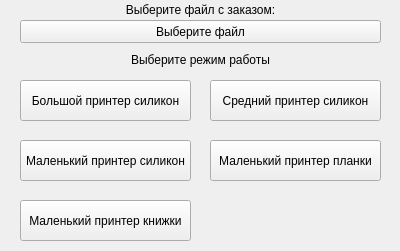
<?xml version="1.0" encoding="UTF-8"?>
<ui version="4.0">
 <class>Form</class>
 <widget class="QWidget" name="Form">
  <property name="geometry">
   <rect>
    <x>0</x>
    <y>0</y>
    <width>400</width>
    <height>251</height>
   </rect>
  </property>
  <property name="windowTitle">
   <string>Form</string>
  </property>
  <widget class="QPushButton" name="selectFileButt">
   <property name="geometry">
    <rect>
     <x>20</x>
     <y>20</y>
     <width>361</width>
     <height>23</height>
    </rect>
   </property>
   <property name="text">
    <string>Выберите файл</string>
   </property>
  </widget>
  <widget class="QLabel" name="label">
   <property name="geometry">
    <rect>
     <x>20</x>
     <y>0</y>
     <width>361</width>
     <height>20</height>
    </rect>
   </property>
   <property name="layoutDirection">
    <enum>Qt::LeftToRight</enum>
   </property>
   <property name="text">
    <string>Выберите файл с заказом:</string>
   </property>
   <property name="alignment">
    <set>Qt::AlignCenter</set>
   </property>
  </widget>
  <widget class="QLabel" name="label_2">
   <property name="geometry">
    <rect>
     <x>20</x>
     <y>50</y>
     <width>361</width>
     <height>20</height>
    </rect>
   </property>
   <property name="layoutDirection">
    <enum>Qt::LeftToRight</enum>
   </property>
   <property name="text">
    <string>Выберите режим работы</string>
   </property>
   <property name="alignment">
    <set>Qt::AlignCenter</set>
   </property>
  </widget>
  <widget class="QPushButton" name="bigButt">
   <property name="geometry">
    <rect>
     <x>20</x>
     <y>80</y>
     <width>171</width>
     <height>41</height>
    </rect>
   </property>
   <property name="text">
    <string>Большой принтер силикон</string>
   </property>
  </widget>
  <widget class="QPushButton" name="medButt">
   <property name="geometry">
    <rect>
     <x>210</x>
     <y>80</y>
     <width>171</width>
     <height>41</height>
    </rect>
   </property>
   <property name="text">
    <string>Средний принтер силикон</string>
   </property>
  </widget>
  <widget class="QPushButton" name="smallButt">
   <property name="geometry">
    <rect>
     <x>20</x>
     <y>140</y>
     <width>171</width>
     <height>41</height>
    </rect>
   </property>
   <property name="text">
    <string>Маленький принтер силикон</string>
   </property>
  </widget>
  <widget class="QPushButton" name="smallButtPlastins">
   <property name="geometry">
    <rect>
     <x>210</x>
     <y>140</y>
     <width>171</width>
     <height>41</height>
    </rect>
   </property>
   <property name="text">
    <string>Маленький принтер планки</string>
   </property>
  </widget>
  <widget class="QPushButton" name="smallButtBooks">
   <property name="geometry">
    <rect>
     <x>20</x>
     <y>200</y>
     <width>171</width>
     <height>41</height>
    </rect>
   </property>
   <property name="text">
    <string>Маленький принтер книжки</string>
   </property>
  </widget>
 </widget>
 <resources/>
 <connections/>
</ui>
